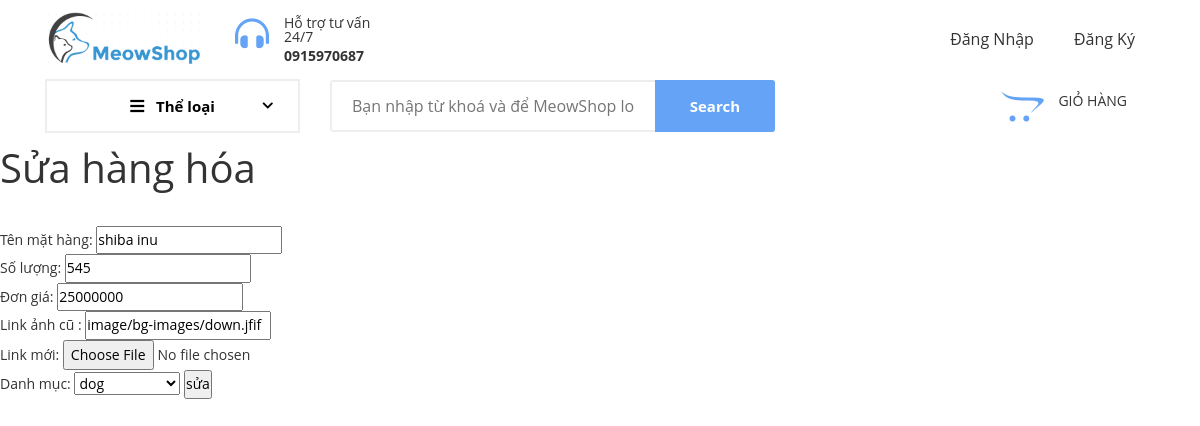
The page /website/suahh.php?id=5 on the database its author committed.
### tables this page shows
CREATE TABLE `hanghoa` (
  `id` int(11) NOT NULL,
  `tenhang` varchar(200) NOT NULL,
  `soluong` int(11) NOT NULL,
  `dongia` int(11) NOT NULL,
  `iddanhmuc` int(11) NOT NULL,
  `anh` mediumtext NOT NULL,
  `mota` varchar(2000) NOT NULL,
  `giamgia` float NOT NULL
);

### website/suahh.php (the view, shortened to what this page needs)
<?php
	$conn=mysqli_connect("localhost","root","","banhang");
	if (isset($_GET['id'])) {
		$sql="SELECT * FROM hanghoa WHERE id=".$_GET['id'];
		$ketqua=mysqli_query($conn,$sql);
		$row1=mysqli_fetch_assoc($ketqua);
	}
?>
<!DOCTYPE html>
<html>
<head>
</head>
<body>
	<?php include('menu.php') ?>
	<h1>Sửa hàng hóa</h1>
	<form action="xulyhh.php" method="POST" >
		<input type="hidden" name="id" value="<?php echo $row1['id'];?>"><br>
		Tên mặt hàng: <input type="text" name="tenhang" value="<?php echo $row1['tenhang'];?>"><br>
		Số lượng: <input type="text" name="soluong" value="<?php echo $row1['soluong'];?>"><br>
		Đơn giá: <input type="text" name="dongia" value="<?php echo $row1['dongia'];?>"><br>
		Link ảnh cũ : <input type="text" name="anh1" value="<?php echo $row1['anh']; ?>"><br>
		Link mới: <input type="file" id="myfile" name="anh" value="<?php echo $row1['anh'];?>"><br>
		Danh mục:
		<select name="iddanhmuc" >
			<?php
				$sql="SELECT * FROM danhmuc";
				$ketqua=mysqli_query($conn,$sql);
				while($row=mysqli_fetch_assoc($ketqua)){
					$sel='';
					if($row['id']==$row1['iddanhmuc']) $sel="  selected";
					echo '<option value="'.$row['id'].'"'.$sel.'>'.$row['tendanhmuc'].'</option>';
				}
			?>
		</select>
		<input  type="submit" value="sửa"  >
	</form>
</body>
</html>

### rows shown on the page
hanghoa: tenhang "shiba inu", soluong "545", dongia "25000000", anh1 "image/bg-images/down.jfif"

### other values the page prints
form field iddanhmuc "dog"
